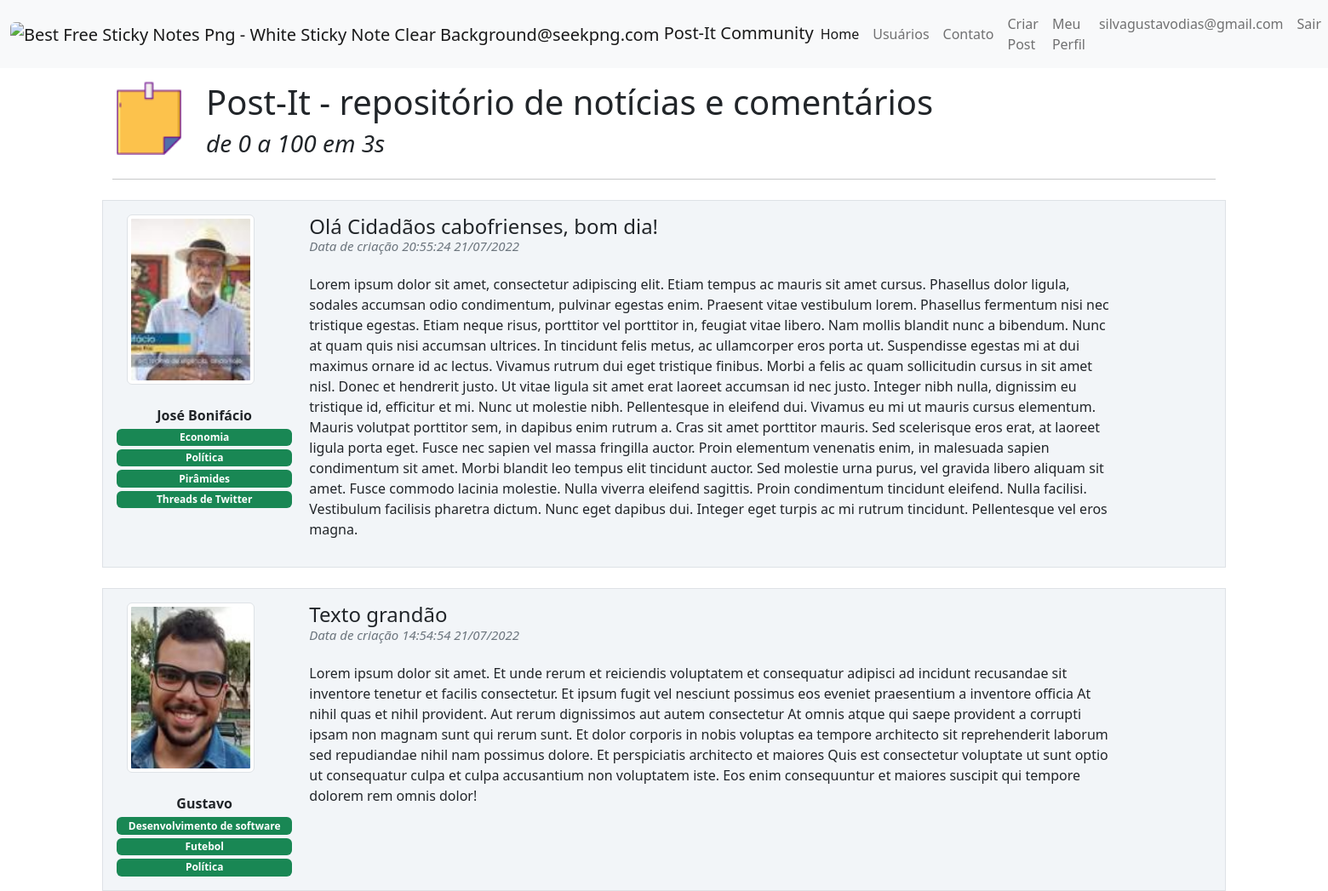
The page / (signed in) on the database its author committed.
### post_it/models.py (models this page shows)
class Usuario(database.Model, UserMixin):
    id = database.Column(database.Integer, primary_key=True)
    username = database.Column(database.String, nullable=False)
    senha = database.Column(database.String, nullable=False)
    email = database.Column(database.String, nullable=False, unique=True)
    foto_perfil = database.Column(database.String, default='default.png')
    posts = database.relationship('Post', backref='author', lazy=True)
    interesses = database.Column(database.String, nullable=False, default='Não informado')

class Post(database.Model):
    id = database.Column(database.Integer, primary_key=True)
    titulo = database.Column(database.String, nullable=False)
    corpo = database.Column(database.Text, nullable=False)
    data_criacao = database.Column(database.DateTime, nullable=False, default=datetime.utcnow())
    id_usuario = database.Column(database.Integer, database.ForeignKey('usuario.id'), nullable=False)
    resposta = database.relationship('Resposta', backref='post', lazy=True)

### post_it/routes.py (the view)
@app.route('/')
def home():
    posts = Post.query.order_by(Post.id.desc())
    return render_template('home.html', posts=posts)

### post_it/models.py (called while the page is built)
@login_manager.user_loader
def load_user(id_usuario):
    usuario = Usuario.query.get(int(id_usuario))
    return usuario

### post_it/templates/home.html (shortened to what this page needs)
{% extends 'base.html'%}
{% block body%}
<div class="container">
        <div class="row">
            <div class="col col-1 mt-3">
                <img class="img-fluid" height="100" width="100">
            </div>
            <div class="col col-9">
            <h1 class="mt-3" style="text-align-left">
                Post-It - repositório de notícias e comentários
            </h1>
                <h3> <i>de 0 a 100 em 3s</i></h3>
            </div>
        </div>
    <hr>
    {% for post in posts %}
    <div class = "row border mt-4 p-3 meupost">
        <div class = "col col-2 text-center">
            <div class="image pe-2">
               <img src="{{ url_for('static', filename='fotos_perfil/{}'.format(post.author.foto_perfil))}}" alt="{{ url_for('static', filename='fotos_perfil/{}'.format('default.png'))}}" class="box-foto-post img-thumbnail rounded"  >
                <br></b><strong>{{ post.author.username}}</strong><br>
                <div class="row justify-content-center">
                {% for interesse in post.author.interesses.split(';') %}
                    <span class="badge bg-success mt-1">{{ interesse }}</span>
                {% endfor %}
                </div>
            </div>
        </div>
        <div class = "col col-9">
            <a style="text-decoration:none; color:inherit" href="{{ url_for('exibir_post', post_id=post.id) }}">
                <h4>{{post.titulo}}
                    <small class="text-muted d-flex align-items-start" style="font-size: 15px">
                        <p class="fst-italic">Data de criação {{post.data_criacao.strftime('%H:%M:%S %d/%m/%Y')}}</p>
                    </small>
                </h4>
            </a>
            <p class="justify-content-center">{{ post.corpo }}</p>
        </div>
    </div>
    {% endfor %}
</div>
{% endblock%}

### post_it/templates/navbar.html (shortened to what this page needs)
<nav class="navbar navbar-expand-lg bg-light">
  <div class="container-fluid">
    <a class="navbar-brand" href="{{ url_for('home') }}">
      <img class='img-fluid rounded' height="40" width="40"  src="https://www.seekpng.com/png/detail/12-123414_best-free-sticky-notes-png-white-sticky-note.png" alt="Best Free Sticky Notes Png - White Sticky Note Clear Background@seekpng.com">
      Post-It Community</a>
    <div class="collapse navbar-collapse" id="navbarSupportedContent">
      <ul class="navbar-nav me-auto mb-2 mb-lg-0">
        <li class="nav-item">
          <a class="nav-link active" aria-current="page" href="{{ url_for('home') }}">Home</a>
        </li>
        <li class="nav-item">
          <a class="nav-link" href="{{ url_for('users') }}">Usuários</a>
        </li>
        <li class="nav-item">
          <a class="nav-link" href="{{ url_for('contato') }}">Contato</a>
        </li>
      </ul>
      {% if current_user.is_authenticated %}
       <ul class="navbar-nav d-flex">
          <li class="nav-item">
            <a class="nav-link" href="{{ url_for('criar_post')}}">Criar Post</a>
          </li>
         <li class="nav-item">
            <a class="nav-link" href="{{ url_for('perfil')}}">Meu Perfil</a>
          </li>
         <li class="nav-item">
           <a class="nav-link fw-light" >{{ current_user.email }}</a>
         </li>
         <li class="nav-item">
            <a class="nav-link" href="{{ url_for('sair')}}">Sair</a>
          </li>
        </ul>
      {% endif %}
    </div>
  </div>
</nav>

### post_it/static/main.css (style rules this page uses)
.meupost { background: #f2f5f8 !important; }
.box-foto-post { max-width:100%; width: 150px; height: 200px; object-fit: cover; display: block; }

### rows shown on the page
Usuario: email "silvagustavodias@gmail.com"
Post: foto_perfil (picture), author.username "José Bonifácio", interesse "Economia" "Política" "Pirâmides" "Threads de Twitter", titulo "Olá Cidadãos cabofrienses, bom dia!", data_criacao "20:55:24 21/07/2022", corpo "Lorem ipsum dolor sit amet, consectetur adipiscing elit. Etiam tempus ac mauris sit amet cursus. Phasellus dolor ligula, sodales accumsan odio condimentum, pulvinar egestas enim. Praesent vitae vestibulum lorem. Phasellus fermentum nisi nec tristique egestas. Etiam neque risus, porttitor vel porttitor in, feugiat vitae libero. Nam mollis blandit nunc a bibendum. Nunc at quam quis nisi accumsan ultrices. In tincidunt felis metus, ac ullamcorper eros porta ut. Suspendisse egestas mi at dui maximus ornare id ac lectus. Vivamus rutrum dui eget tristique finibus. Morbi a felis ac quam sollicitudin cursus in sit amet nisl. Donec et hendrerit justo. Ut vitae ligula sit amet erat laoreet accumsan…"
Post: foto_perfil (picture), author.username "Gustavo", interesse "Desenvolvimento de software" "Futebol" "Política", titulo "Texto grandão", data_criacao "14:54:54 21/07/2022", corpo "Lorem ipsum dolor sit amet. Et unde rerum et reiciendis voluptatem et consequatur adipisci ad incidunt recusandae sit inventore tenetur et facilis consectetur. Et ipsum fugit vel nesciunt possimus eos eveniet praesentium a inventore officia At nihil quas et nihil provident. Aut rerum dignissimos aut autem consectetur At omnis atque qui saepe provident a corrupti ipsam non magnam sunt qui rerum sunt. Et dolor corporis in nobis voluptas ea tempore architecto sit reprehenderit laborum sed repudiandae nihil nam possimus dolore. Et perspiciatis architecto et maiores Quis est consectetur voluptate ut sunt optio ut consequatur culpa et culpa accusantium non voluptatem iste. Eos enim consequuntur…"
